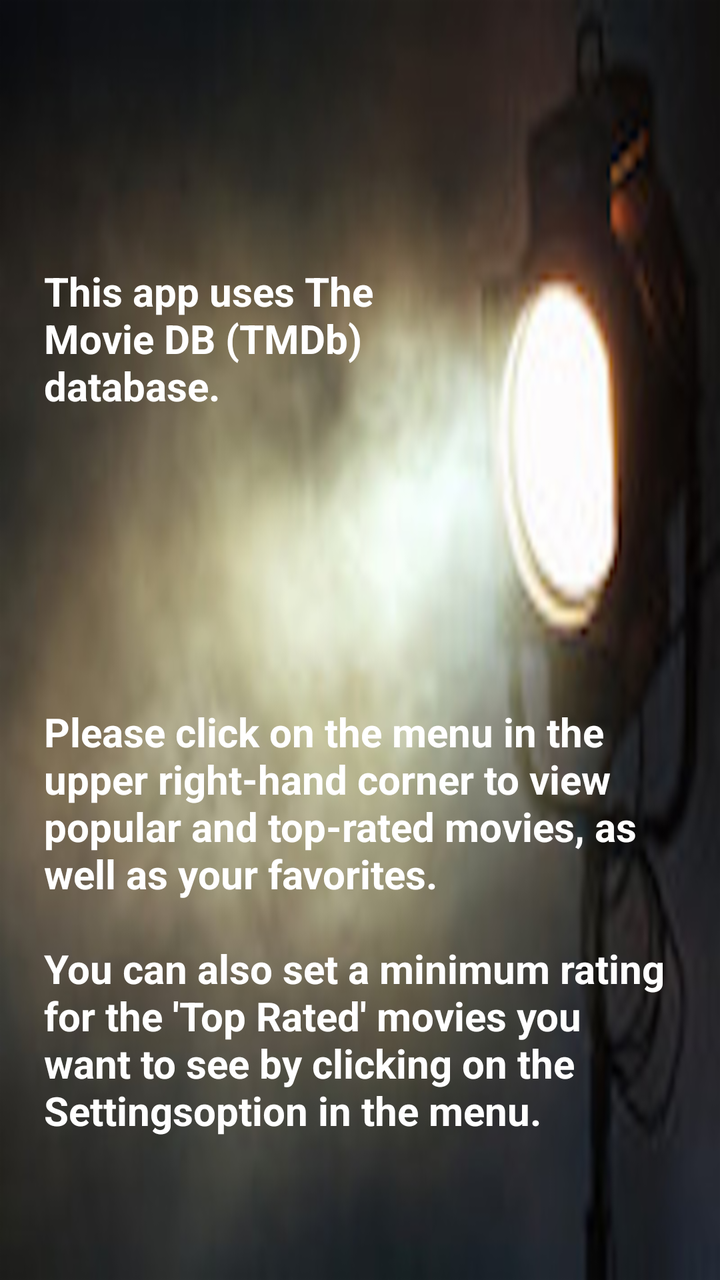
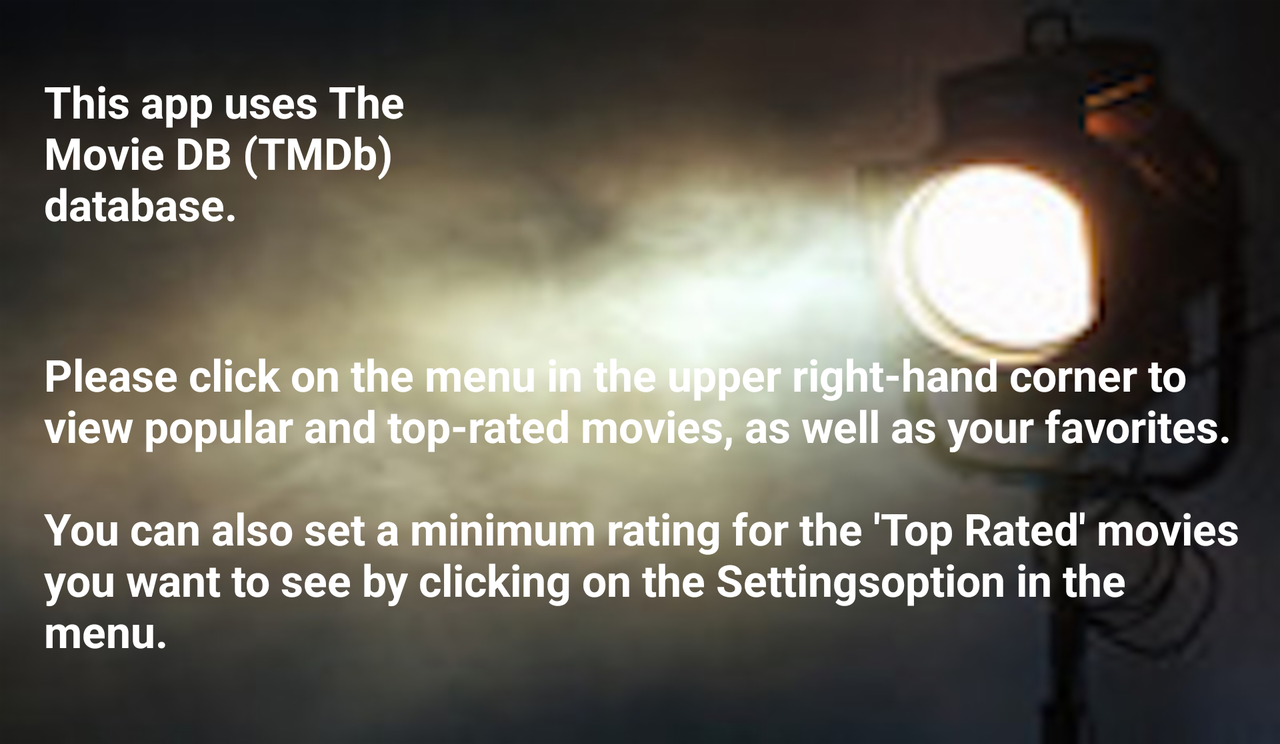

Two renders of one Android screen. The first uses the default layout on a phone; the second uses the alternative layout the repository ships for a different screen configuration, on a matching device. The two XML files are below.
<!-- AndroidManifest.xml: application theme AppTheme -->
<!-- res/layout/activity_main.xml -->
<?xml version="1.0" encoding="utf-8"?>
<ScrollView
    xmlns:android="http://schemas.android.com/apk/res/android"
    xmlns:tools="http://schemas.android.com/tools"
    android:background="@drawable/mainscreen"
    android:layout_width="match_parent"
    android:layout_height="match_parent"
    android:paddingTop="10dp"
    android:paddingBottom="10dp"
    android:paddingLeft="6dp"
    android:paddingRight="16dp"
    tools:context=".MainActivity">

    <RelativeLayout
        android:layout_width="match_parent"
        android:orientation="vertical"
        android:layout_height="match_parent"
        tools:context=".MainActivity">

        <ImageView
            android:id="@+id/tmdb_logo"
            android:layout_centerHorizontal="true"
            android:layout_width="80dp"
            android:layout_height="80dp"
            android:src="@drawable/tmdb_logo"
            android:layout_marginTop="10dp"
            />

        <TextView
            android:id="@+id/tmdb_string"
            android:layout_width="180dp"
            android:layout_height="wrap_content"
            android:layout_below="@id/tmdb_logo"
            android:layout_alignParentStart="true"
            android:layout_centerHorizontal="true"
            android:layout_marginTop="32dp"
            android:layout_marginBottom="@dimen/activity_vertical_margin"
            android:layout_marginLeft="@dimen/activity_horizontal_margin"
            android:text="@string/tmdb_string"
            android:textStyle="bold"
            android:textColor="@android:color/white"
            android:textSize="20sp"/>

        <TextView
            android:id="@+id/instructions"
            android:layout_width="wrap_content"
            android:layout_height="wrap_content"
            android:text="@string/instructions"
            android:textStyle="bold"
            android:layout_below="@id/tmdb_string"
            android:layout_marginTop="130dp"
            android:layout_marginLeft="@dimen/activity_horizontal_margin"
            android:layout_marginBottom="32dp"
            android:textColor="@android:color/white"
            android:textSize="20sp"/>

    </RelativeLayout>
</ScrollView>
<!-- resources referenced by this layout -->
<resources>
  <dimen name="activity_horizontal_margin">16dp</dimen>
  <dimen name="activity_vertical_margin">16dp</dimen>
  <!-- drawable mainscreen: png bitmap (drawable-hdpi, 145979 bytes) -->
  <string name="instructions">Please click on the menu in the upper right-hand corner to view
      popular and top-rated movies, as well as your favorites.
          \n
      \nYou can also set a minimum rating for the \'Top Rated\' movies you want to see by clicking on the "Settings"
       option in the menu.</string>
  <string name="tmdb_string">This app uses The Movie DB (TMDb) database.</string>
  <style name="AppTheme" parent="Theme.AppCompat.Light.DarkActionBar">
          
          <item name="colorPrimary">@color/colorPrimary</item>
          <item name="colorPrimaryDark">@color/colorPrimaryDark</item>
          <item name="colorAccent">@color/colorAccent</item>
          <item name="android:textColorSecondary">@android:color/white</item>
      </style>
  <color name="colorPrimary">#4caf50</color>
  <color name="colorPrimaryDark">#1b5e20</color>
  <color name="colorAccent">#3f51b5</color>
</resources>
<!-- res/layout-land/activity_main.xml (the repository's variant of the layout above) -->
<!-- drawn on the phone turned sideways -->
<?xml version="1.0" encoding="utf-8"?>
<ScrollView
    xmlns:android="http://schemas.android.com/apk/res/android"
    xmlns:tools="http://schemas.android.com/tools"
    android:background="@drawable/mainscreen"
    android:layout_width="match_parent"
    android:layout_height="match_parent"
    android:paddingTop="10dp"
    android:paddingBottom="10dp"
    android:paddingLeft="6dp"
    android:paddingRight="16dp"
    tools:context=".MainActivity">

    <RelativeLayout
        android:layout_width="match_parent"
        android:orientation="vertical"
        android:layout_height="match_parent"
        tools:context=".MainActivity">

        <ImageView
            android:id="@+id/tmdb_logo"
            android:layout_width="wrap_content"
            android:layout_height="wrap_content"
            android:src="@drawable/tmdb_logo"
            android:layout_marginLeft="@dimen/activity_horizontal_margin"
            android:layout_marginTop="10dp"
            />

        <TextView
            android:id="@+id/tmdb_string"
            android:layout_width="200dp"
            android:layout_height="wrap_content"
            android:layout_below="@id/tmdb_logo"
            android:layout_alignParentStart="true"
            android:layout_centerHorizontal="true"
            android:layout_marginTop="@dimen/activity_vertical_margin"
            android:layout_marginBottom="@dimen/activity_vertical_margin"
            android:layout_marginLeft="@dimen/activity_horizontal_margin"
            android:text="@string/tmdb_string"
            android:textStyle="bold"
            android:textColor="@android:color/white"
            android:textSize="22sp"/>

        <TextView
            android:id="@+id/instructions"
            android:layout_width="wrap_content"
            android:layout_height="wrap_content"
            android:text="@string/instructions"
            android:textStyle="bold"
            android:layout_below="@id/tmdb_string"
            android:layout_marginTop="40dp"
            android:layout_marginLeft="@dimen/activity_horizontal_margin"
            android:layout_marginBottom="32dp"
            android:textColor="@android:color/white"
            android:textSize="22sp"/>

    </RelativeLayout>
</ScrollView>
